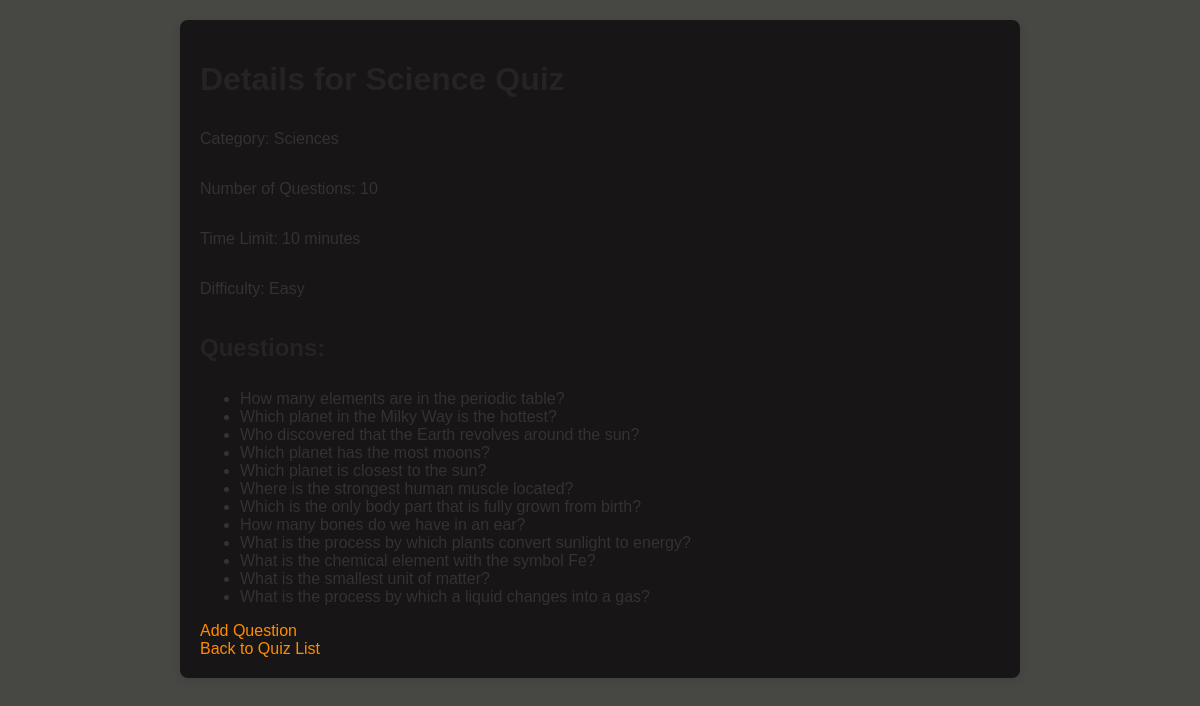
/quizzes/2/detail/ (signed in), run on the app's committed database.
### QuizApp/models.py (models this page shows, shortened)
class Quiz(models.Model):
    name = models.CharField(max_length=200, default='New Quiz')
    category = models.ForeignKey(Category, on_delete=models.CASCADE)
    topic = models.CharField(max_length=255, default='General')
    number_of_questions = models.IntegerField(default=10)
    time = models.IntegerField(help_text="Duration of the quiz in minutes", default=30)
    required_score_to_pass = models.IntegerField(help_text="Required score in percentage", default=50)
    difficulty = models.CharField(max_length=6, choices=DIFF_CHOICES, default='easy')

class Category(models.Model):
    name = models.CharField(max_length=100)
    description = models.TextField(blank=True)

class Question(models.Model):
    category = models.ForeignKey(Category, on_delete=models.CASCADE)
    quiz = models.ForeignKey(Quiz, related_name='questions', on_delete=models.SET_NULL, null=True)
    text = models.CharField(max_length=255)
    option1 = models.CharField(max_length=255, default='Option 1')
    option2 = models.CharField(max_length=255, default='Option 2')
    option3 = models.CharField(max_length=255, default='Option 3')
    option4 = models.CharField(max_length=255, default='Option 4')
    correct_option = models.IntegerField(choices=[(1, 'Option 1'), (2, 'Option 2'), (3, 'Option 3'), (4, 'Option 4')], default=1)

### QuizApp/views.py (the view)
# urls.py: path('quizzes/<int:quiz_id>/detail/', views.quiz_detail_view, name='quiz_detail'),  # Quiz details
@login_required
def quiz_detail_view(request, quiz_id):
    quiz = get_object_or_404(Quiz, id=quiz_id)
    questions = Question.objects.filter(quiz=quiz)
    return render(request, 'quiz/quiz_detail.html', {'quiz': quiz, 'questions': questions})

### QuizApp/templates/quiz/quiz_detail.html (shortened to what this page needs)
{% load static %}
<!DOCTYPE html>
<html lang="en">
<head>
    <link rel="stylesheet" type="text/css" href="{% static 'styles/styles.css' %}">
</head>
<body>
    <div class="quiz-detail-container">
        <h1>Details for {{ quiz.name }}</h1>
        <p>Category: {{ quiz.category.name }}</p>
        <p>Number of Questions: {{ quiz.number_of_questions }}</p>
        <p>Time Limit: {{ quiz.time }} minutes</p>
        <p>Difficulty: {{ quiz.difficulty|title }}</p>
        <h2>Questions:</h2>
        <ul>
            {% for question in questions %}
                <li>{{ question.text }}</li>
            {% empty %}
                <li>No questions available for this quiz.</li>
            {% endfor %}
        </ul>
        <a href="{% url 'add_question' quiz.id %}">Add Question</a>
        <a href="{% url 'quiz_list' %}">Back to Quiz List</a>
    </div>
</body>
</html>

### static/styles/styles.css (style rules this page uses)
body { font-family: Arial, sans-serif; background-color: #474743; color: #333; margin: 0; padding: 0; }
h1, h2, h3, h4 { color: #252423; margin-bottom: 0.5em; }
a { color: #ff8c00; text-decoration: none; }
.quiz-container, .result-container, .quiz-list-container, .quiz-detail-container, .add-quiz-container, .add-question-container { max-width: 800px; margin: 20px auto; padding: 20px; background-color: #171515; border-radius: 8px; box-shadow: 0 2px 10px rgba(0, 0, 0, 0.1); display: flex; flex-direction: column; animation: fadeIn 0.5s; }

### data on the page
Quiz: category.name "Sciences", number_of_questions "10", time "10", difficulty "Easy"
Question: text "How many elements are in the periodic table?"
Question: text "Which planet in the Milky Way is the hottest?"
Question: text "Who discovered that the Earth revolves around the sun?"
Question: text "Which planet has the most moons?"
Question: text "Which planet is closest to the sun?"
Question: text "Where is the strongest human muscle located?"
Question: text "Which is the only body part that is fully grown from birth?"
Question: text "How many bones do we have in an ear?"
Question: text "What is the process by which plants convert sunlight to energy?"
Question: text "What is the chemical element with the symbol Fe?"
Question: text "What is the smallest unit of matter?"
Question: text "What is the process by which a liquid changes into a gas?"
